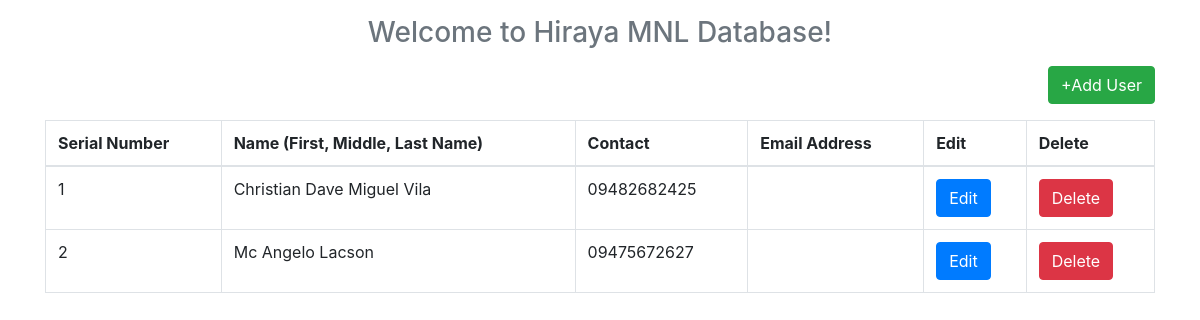
The app's page /index, older data.
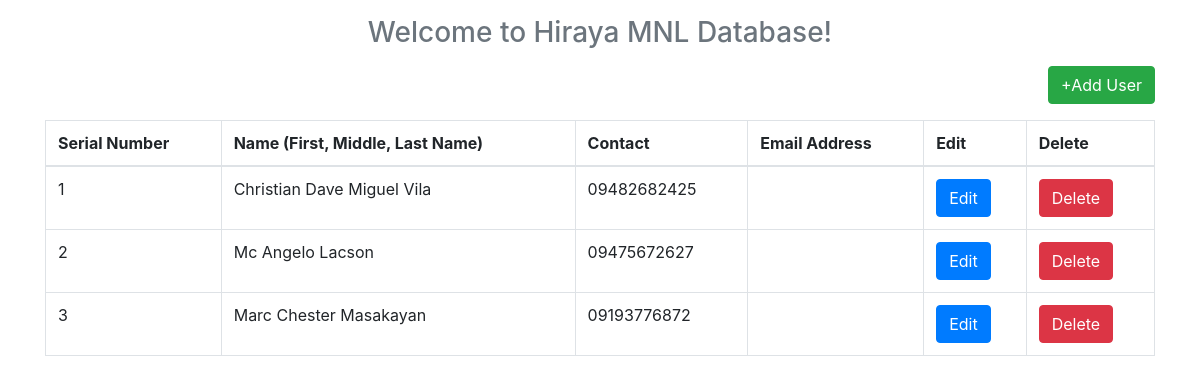
The same page, newer data.
### tables this page shows
CREATE TABLE "users" (
	"UID"	INTEGER PRIMARY KEY AUTOINCREMENT,
	"UNAME"	TEXT,
	"CONTACT"	TEXT
);

### app.py (the view)
@app.route("/")
@app.route("/index")
def index():
    con=sql.connect("db_web.db")
    con.row_factory=sql.Row
    cur=con.cursor()
    cur.execute("select * from users")
    data=cur.fetchall()
    return render_template("index.html",datas=data)

### templates/index.html
{% extends 'base.html' %}
{% block body %}
  <h3 class='text-center text-muted mb-3'>Welcome to Hiraya MNL Database!</h3>
  <p class='text-right'><a href='{{url_for("add_user")}}' class='btn btn-success '> +Add User</a></p>
  <table class='table table-bordered'>
    <thead>
      <th>Serial Number</th>
      <th>Name (First, Middle, Last Name)</th>
      <th>Contact</th>
      <th>Email Address</th>
      <th>Edit</th>
      <th>Delete</th>
    </thead>
    <tbody>
      {% for row in datas %}
        <tr>
          <td>{{loop.index}}</td>
          <td>{{row.UNAME}}</td>
          <td>{{row.CONTACT}}</td>
          <td>{{row.EMAIL}}</td>
          <td><a href='{{url_for("edit_user",uid=row.UID)}}' class='btn btn-primary'>Edit</a></td>
          <td><a href='{{url_for("delete_user",uid=row.UID)}}' class='btn btn-danger' onclick='return confirm("Are You Sure")'>Delete</a></td>
        </tr>
      {%endfor%}
    </tbody>
  </table>
{% endblock %}

Row changes from the older to the newer data that the page shows:
added users: UNAME "Marc Chester Masakayan", CONTACT "09193776872"
